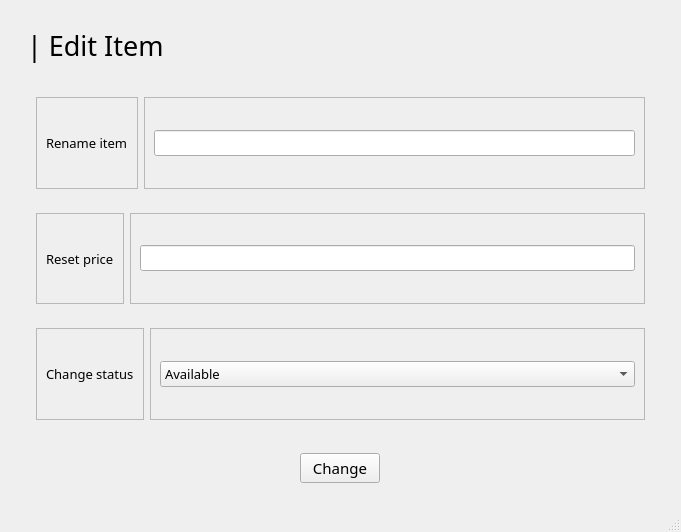
<?xml version="1.0" encoding="UTF-8"?>
<ui version="4.0">
 <class>MainWindow</class>
 <widget class="QMainWindow" name="MainWindow">
  <property name="geometry">
   <rect>
    <x>0</x>
    <y>0</y>
    <width>681</width>
    <height>532</height>
   </rect>
  </property>
  <property name="windowTitle">
   <string>MainWindow</string>
  </property>
  <widget class="QWidget" name="centralwidget">
   <layout class="QVBoxLayout" name="verticalLayout">
    <item>
     <widget class="QWidget" name="widget" native="true">
      <layout class="QVBoxLayout" name="verticalLayout_2">
       <item alignment="Qt::AlignTop">
        <widget class="QWidget" name="widget_2" native="true">
         <layout class="QVBoxLayout" name="verticalLayout_3">
          <item>
           <widget class="QLabel" name="label">
            <property name="font">
             <font>
              <family>Sans Serif Collection</family>
              <pointsize>20</pointsize>
             </font>
            </property>
            <property name="text">
             <string>| Edit Item</string>
            </property>
           </widget>
          </item>
         </layout>
        </widget>
       </item>
       <item>
        <widget class="QWidget" name="widget_3" native="true">
         <property name="sizePolicy">
          <sizepolicy hsizetype="Preferred" vsizetype="Expanding">
           <horstretch>0</horstretch>
           <verstretch>0</verstretch>
          </sizepolicy>
         </property>
         <layout class="QVBoxLayout" name="verticalLayout_4">
          <item>
           <widget class="QWidget" name="widget_5" native="true">
            <layout class="QHBoxLayout" name="horizontalLayout">
             <item>
              <widget class="QFrame" name="frame">
               <property name="frameShape">
                <enum>QFrame::StyledPanel</enum>
               </property>
               <property name="frameShadow">
                <enum>QFrame::Raised</enum>
               </property>
               <layout class="QVBoxLayout" name="verticalLayout_6">
                <item>
                 <widget class="QLabel" name="label_2">
                  <property name="font">
                   <font>
                    <family>Sans Serif Collection</family>
                    <pointsize>10</pointsize>
                   </font>
                  </property>
                  <property name="text">
                   <string>Rename item</string>
                  </property>
                 </widget>
                </item>
               </layout>
              </widget>
             </item>
             <item>
              <widget class="QFrame" name="frame_2">
               <property name="font">
                <font>
                 <family>Sans Serif Collection</family>
                 <pointsize>10</pointsize>
                </font>
               </property>
               <property name="frameShape">
                <enum>QFrame::StyledPanel</enum>
               </property>
               <property name="frameShadow">
                <enum>QFrame::Raised</enum>
               </property>
               <layout class="QVBoxLayout" name="verticalLayout_7">
                <item>
                 <widget class="QLineEdit" name="EditItemName"/>
                </item>
               </layout>
              </widget>
             </item>
            </layout>
           </widget>
          </item>
          <item>
           <widget class="QWidget" name="widget_6" native="true">
            <layout class="QHBoxLayout" name="horizontalLayout_2">
             <item>
              <widget class="QFrame" name="frame_3">
               <property name="frameShape">
                <enum>QFrame::StyledPanel</enum>
               </property>
               <property name="frameShadow">
                <enum>QFrame::Raised</enum>
               </property>
               <layout class="QVBoxLayout" name="verticalLayout_8">
                <item>
                 <widget class="QLabel" name="label_3">
                  <property name="font">
                   <font>
                    <family>Sans Serif Collection</family>
                    <pointsize>10</pointsize>
                   </font>
                  </property>
                  <property name="text">
                   <string>Reset price</string>
                  </property>
                 </widget>
                </item>
               </layout>
              </widget>
             </item>
             <item>
              <widget class="QFrame" name="frame_4">
               <property name="frameShape">
                <enum>QFrame::StyledPanel</enum>
               </property>
               <property name="frameShadow">
                <enum>QFrame::Raised</enum>
               </property>
               <layout class="QVBoxLayout" name="verticalLayout_9">
                <item>
                 <widget class="QLineEdit" name="EditItemPrice">
                  <property name="font">
                   <font>
                    <family>Sans Serif Collection</family>
                    <pointsize>10</pointsize>
                   </font>
                  </property>
                 </widget>
                </item>
               </layout>
              </widget>
             </item>
            </layout>
           </widget>
          </item>
          <item>
           <widget class="QWidget" name="widget_7" native="true">
            <property name="sizePolicy">
             <sizepolicy hsizetype="Preferred" vsizetype="Preferred">
              <horstretch>0</horstretch>
              <verstretch>0</verstretch>
             </sizepolicy>
            </property>
            <property name="cursor">
             <cursorShape>ArrowCursor</cursorShape>
            </property>
            <property name="focusPolicy">
             <enum>Qt::NoFocus</enum>
            </property>
            <layout class="QHBoxLayout" name="horizontalLayout_3">
             <item alignment="Qt::AlignLeft">
              <widget class="QFrame" name="frame_5">
               <property name="frameShape">
                <enum>QFrame::StyledPanel</enum>
               </property>
               <property name="frameShadow">
                <enum>QFrame::Raised</enum>
               </property>
               <layout class="QVBoxLayout" name="verticalLayout_10">
                <item alignment="Qt::AlignLeft">
                 <widget class="QLabel" name="label_4">
                  <property name="font">
                   <font>
                    <family>Sans Serif Collection</family>
                    <pointsize>10</pointsize>
                   </font>
                  </property>
                  <property name="text">
                   <string>Change status</string>
                  </property>
                 </widget>
                </item>
               </layout>
              </widget>
             </item>
             <item>
              <widget class="QFrame" name="frame_6">
               <property name="sizePolicy">
                <sizepolicy hsizetype="Expanding" vsizetype="Preferred">
                 <horstretch>0</horstretch>
                 <verstretch>0</verstretch>
                </sizepolicy>
               </property>
               <property name="frameShape">
                <enum>QFrame::StyledPanel</enum>
               </property>
               <property name="frameShadow">
                <enum>QFrame::Raised</enum>
               </property>
               <layout class="QVBoxLayout" name="verticalLayout_11">
                <item>
                 <widget class="QComboBox" name="EditItemStatus">
                  <property name="font">
                   <font>
                    <family>Sans Serif Collection</family>
                    <pointsize>10</pointsize>
                   </font>
                  </property>
                  <item>
                   <property name="text">
                    <string>Available</string>
                   </property>
                  </item>
                  <item>
                   <property name="text">
                    <string>Not available</string>
                   </property>
                  </item>
                 </widget>
                </item>
               </layout>
              </widget>
             </item>
            </layout>
           </widget>
          </item>
         </layout>
        </widget>
       </item>
       <item>
        <widget class="QWidget" name="widget_4" native="true">
         <layout class="QVBoxLayout" name="verticalLayout_5">
          <item alignment="Qt::AlignHCenter">
           <widget class="QPushButton" name="EditItemChange">
            <property name="font">
             <font>
              <family>Sans Serif Collection</family>
              <pointsize>11</pointsize>
             </font>
            </property>
            <property name="text">
             <string>Change</string>
            </property>
           </widget>
          </item>
         </layout>
        </widget>
       </item>
      </layout>
     </widget>
    </item>
   </layout>
  </widget>
  <widget class="QStatusBar" name="statusbar"/>
 </widget>
 <resources/>
 <connections/>
</ui>
